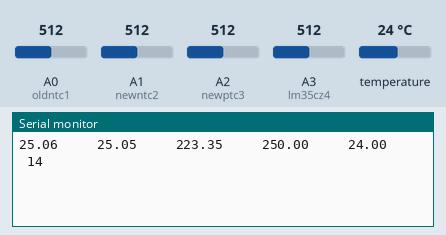
This sketch was run on a simulated Arduino Uno, built with avr-gcc and run on an emulated ATmega328P. Shown: the last lines printed to the serial monitor. Inputs (shaded band) come from the test bench; at power-on: temperature 24 °C, A0 (oldntc1) = 512, A1 (newntc2) = 512, A2 (newptc3) = 512, A3 (lm35cz4) = 512.

Above: at 2.5 s.
2.6 s: temperature set to 12 °C
At 2.9 s:
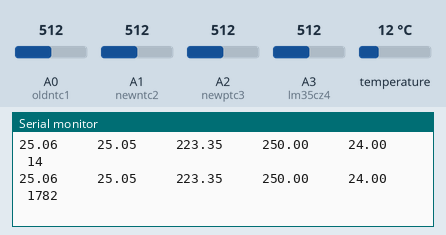
5.0 s: A0 (oldntc1) set to 716
At 7.0 s:
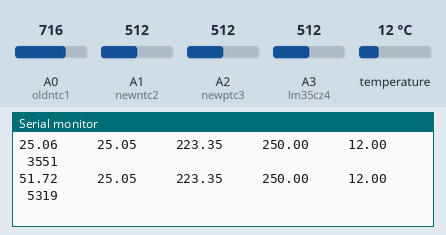
7.4 s: A1 (newntc2) set to 716
At 8.4 s:
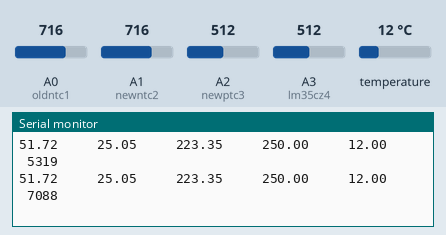
9.8 s: A2 (newptc3) set to 716
At 12.0 s:
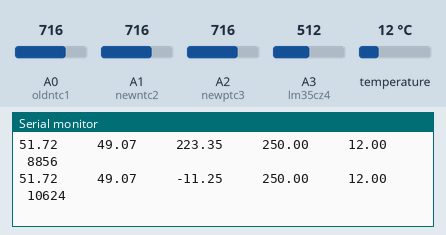
12.2 s: A3 (lm35cz4) set to 716
At 13.8 s:
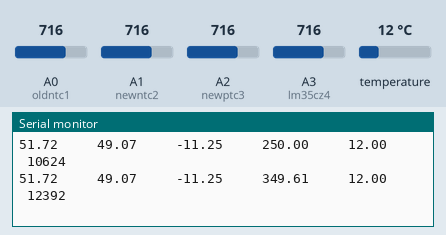
14.6 s: temperature set to 19 °C
At 16.4 s:
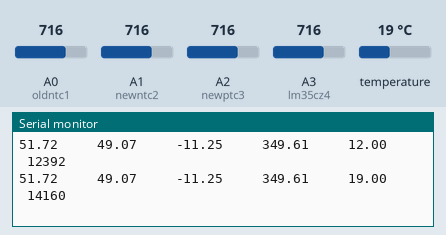
Timing chart, 0 to 17.9 s (numbered marks = the images above; inputs shaded):
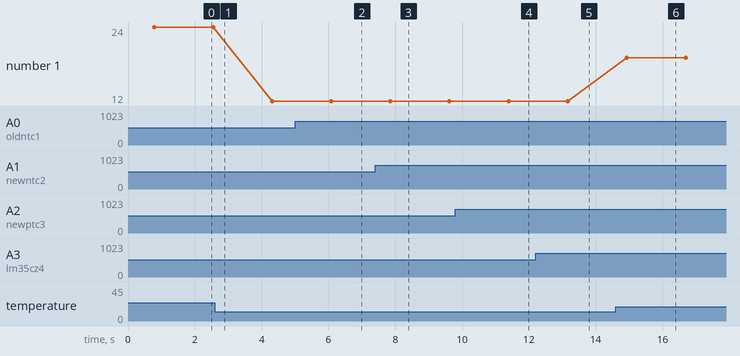

Measured:
- after the input at 5.0 s, the serial monitor: prints a new line after 1.1 s (image 2)
- after the input at 9.8 s, the serial monitor: prints a new line after 1.6 s (image 4)
- after the input at 12.2 s, the serial monitor: prints a new line after 0.96 s (image 5)
- after the input at 14.6 s, the serial monitor: prints a new line after 0.33 s (image 6)
- plotted number 1: 24 → 12 after the input at 2.6 s, 12 → 19 after the input at 14.6 s

The sketch:

tempsensors.ino
```cpp
//Include libraries
#include <OneWire.h>
#include <DallasTemperature.h>

// Data wire is plugged into pin 4 on the Arduino
#define ONE_WIRE_BUS 4
// Setup a oneWire instance to communicate with any OneWire devices (not just Maxim/Dallas temperature ICs)
OneWire oneWire(ONE_WIRE_BUS);
// Pass our oneWire reference to Dallas Temperature.
DallasTemperature sensors(&oneWire);

int oldntc1 = A0;
int newntc2 = A1;
int newptc3 = A2;
int lm35cz4 = A3;
int ds18b20_5 = 4;
int val;

float V1, V2, V3, V4, V5;
float Vin = 5.;
float R0 = 10000.;
float logR1, R1, logR2, R2, R3, RT;
float T[5];
float c1 = 298.15, b1 = 3070., b2 = 3380.;

unsigned long time;

void setup() {
  Serial.begin(9600);
  sensors.begin();
}

void loop() {
  time = millis();

  V1 = (Vin / 1023.0) * analogRead(oldntc1);
  R1 = R0 * (Vin / V1 - 1.0);
  logR1 = log(R1 / R0);
  T[0] = (1.0 / (1 / c1 + ((1 / b1) * logR1))) - 273.15;

  V2 = (Vin / 1023.0) * analogRead(newntc2);
  R2 = R0 * (Vin / V2 - 1.0);
  logR2 = log(R2 / R0);
  T[1] = (1.0 / (1 / c1 + ((1 / b2) * logR2))) - 273.15;

  V3 = (5. / 1023.0) * analogRead(newptc3);
  RT = R0 * (Vin / V3 - 1.0);
  R3 = RT/5000.;
  T[2] = 28.54*(pow(R3,3))-158.5*(pow(R3,2))+474.8*(R3)-319.85;

  T[3] = (5.0 * analogRead(lm35cz4) * 100.0) / 1024;

  // Send the command to get temperatures
  sensors.requestTemperatures();
  T[4] = sensors.getTempCByIndex(0);

  for(int i=0; i<5; i++){
    Serial.print(T[i]);
    Serial.print("     ");
  }
    Serial.print(time);
    Serial.println();
  delay(1000);
}
```
